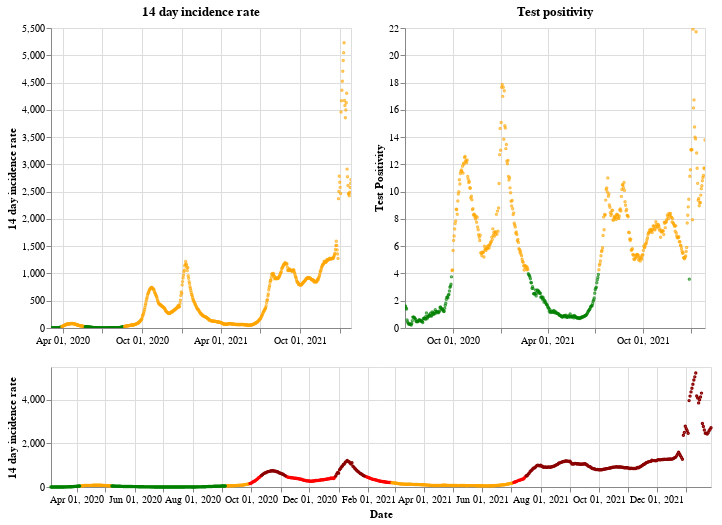

Notebook cell for this chart:
### Markdown cell above
## Northern Ireland

### Code cell
plot_traffic_light('Northern Ireland')

### Figure 1 — Vega-Lite specification as saved in the notebook (floating-point values rounded to 4 significant figures; data arrays with more than 128 entries replaced by an {"elided": "..."} marker saying what was removed)
{"config": {"view": {"continuousWidth": 400, "continuousHeight": 300}}, "vconcat": [{"hconcat": [{"mark": {"type": "point", "size": 2}, "encoding": {"color": {"condition": {"value": "green", "test": "(datum.twoWeeklyCasesRate <= 25)"}, "value": "orange"}, "tooltip": [{"type": "nominal", "field": "areaName"}, {"type": "temporal", "field": "date"}, {"type": "quantitative", "field": "twoWeeklyCasesRate"}, {"type": "quantitative", "field": "testPositivity"}], "x": {"type": "temporal", "axis": {"title": ""}, "field": "date", "scale": {"domain": {"selection": "DateBrush"}}, "timeUnit": "yearmonthdate"}, "y": {"type": "quantitative", "axis": {"title": "14 day incidence rate"}, "field": "twoWeeklyCasesRate"}}, "title": "14 day incidence rate", "width": 300}, {"mark": {"type": "point", "size": 2}, "encoding": {"color": {"condition": {"value": "green", "test": "(datum.testPositivity <= 4)"}, "value": "orange"}, "tooltip": [{"type": "nominal", "field": "areaName"}, {"type": "temporal", "field": "date"}, {"type": "quantitative", "field": "twoWeeklyCasesRate"}, {"type": "quantitative", "field": "testPositivity"}], "x": {"type": "temporal", "axis": {"title": ""}, "field": "date", "scale": {"domain": {"selection": "DateBrush"}}, "timeUnit": "yearmonthdate"}, "y": {"type": "quantitative", "axis": {"title": "Test Positivity"}, "field": "testPositivity"}}, "title": "Test positivity", "width": 300}]}, {"layer": [{"mark": {"type": "point", "size": 2}, "encoding": {"color": {"condition": {"value": "orange", "test": "(((datum.testPositivity < 4) && (datum.twoWeeklyCasesRate >= 50)) && (datum.twoWeeklyCasesRate < 200))"}, "value": "red"}, "opacity": {"condition": {"value": 1, "test": "((datum.twoWeeklyCasesRate >= 50) && (datum.twoWeeklyCasesRate < 500))"}, "value": 0}, "tooltip": [{"type": "nominal", "field": "areaName"}, {"type": "temporal", "field": "date"}, {"type": "quantitative", "field": "twoWeeklyCasesRate"}, {"type": "quantitative", "field": "testPositivity"}], "x": {"type": "temporal", "axis": {"title": "Date"}, "field": "date", "timeUnit": "yearmonthdate"}, "y": {"type": "quantitative", "axis": {"title": "14 day incidence rate"}, "field": "twoWeeklyCasesRate"}}, "selection": {"DateBrush": {"type": "interval", "encodings": ["x"], "fields": ["Time"]}}}, {"mark": {"type": "point", "size": 2}, "encoding": {"color": {"value": "darkred"}, "opacity": {"condition": {"value": 1, "test": "(datum.twoWeeklyCasesRate >= 500)"}, "value": 0}, "tooltip": [{"type": "nominal", "field": "areaName"}, {"type": "temporal", "field": "date"}, {"type": "quantitative", "field": "twoWeeklyCasesRate"}, {"type": "quantitative", "field": "testPositivity"}], "x": {"type": "temporal", "axis": {"title": "Date"}, "field": "date", "timeUnit": "yearmonthdate"}, "y": {"type": "quantitative", "axis": {"title": "14 day incidence rate"}, "field": "twoWeeklyCasesRate"}}}, {"mark": {"type": "point", "size": 2}, "encoding": {"color": {"condition": {"value": "green", "test": "((datum.testPositivity < 4) && (datum.twoWeeklyCasesRate < 50))"}, "value": "orange"}, "opacity": {"condition": {"value": 1, "test": "(datum.twoWeeklyCasesRate < 50)"}, "value": 0}, "tooltip": [{"type": "nominal", "field": "areaName"}, {"type": "temporal", "field": "date"}, {"type": "quantitative", "field": "twoWeeklyCasesRate"}, {"type": "quantitative", "field": "testPositivity"}], "x": {"type": "temporal", "axis": {"title": "Date"}, "field": "date", "timeUnit": "yearmonthdate"}, "y": {"type": "quantitative", "axis": {"title": "14 day incidence rate"}, "field": "twoWeeklyCasesRate"}}}], "height": 120, "width": 660}], "data": {"name": "data-560b06e403fca2fe94e07556d0139a9d"}, "$schema": "https://vega.github.io/schema/vega-lite/v4.8.1.json", "datasets": {"data-560b06e403fca2fe94e07556d0139a9d": {"elided": "694 records"}}}
